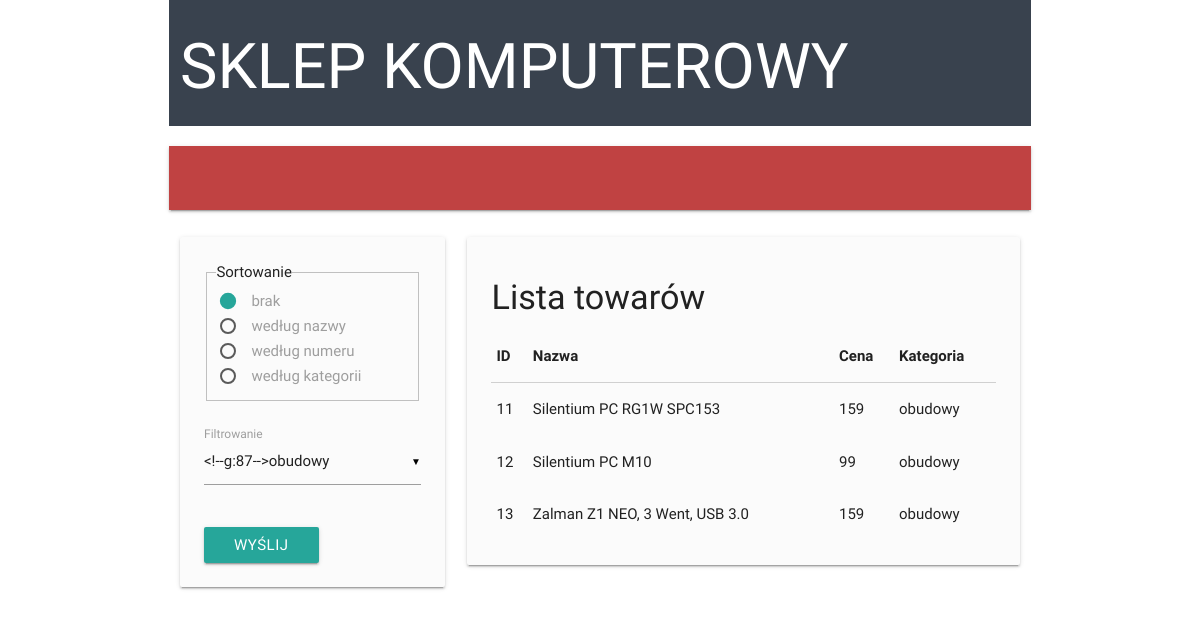
Page /list_view.php?filter=5 on the committed database.
### tables this page shows
CREATE TABLE IF NOT EXISTS towary (
	id_towar INT(11) NOT NULL AUTO_INCREMENT,
	nazwa VARCHAR(64) NOT NULL,
	opis VARCHAR(256), 
	cena INT(11) NOT NULL,
	id_kategoria INT(11) NOT NULL,
	image BLOB,
	PRIMARY KEY(id_towar),
	FOREIGN KEY(id_kategoria) REFERENCES kategorie(id_kategoria)
);

CREATE TABLE IF NOT EXISTS kategorie (
	id_kategoria INT(11) NOT NULL AUTO_INCREMENT,
	nazwa VARCHAR(64) NOT NULL,
	PRIMARY KEY(id_kategoria)
);

### list_view.php (the view, shortened to what this page needs)
<?php
include 'skeleton.php';
class ListView extends Skeleton {
	private $is_result = false;
	private $error_msg = false;
	private $result = array();
	private $sort = -1;
	private $filter = -1;
	public function init() {
		if (isset($_REQUEST['filter'])) {
			$this->filter = (int) $_REQUEST['filter'];
		}
		if ($this->sort >= -1 && $this->sort < 3) {
			$this->create_result();
		}
		else {
			$error_msg = 'Parametry są filtrowane, powodzenia!';
		}
	}
	public function drawNav() {
?>
<form action="list_view.php" method="GET">
	<fieldset>
	<legend>Sortowanie</legend>
	<?php
	$names = array('brak', 'według nazwy', 'według numeru', 'według kategorii');
	for ($i = -1; $i < 3; $i++) {
		$str = "<input id=\"radio{$i}\" type=\"radio\" name=\"sort\" value=\"{$i}\"";
		if ($i == $this->sort)
			$str .= ' checked="checked"';
		$str .= "><label for=\"radio{$i}\">{$names[$i + 1]}</label>";
		echo '<p>' . $str . '</p>';
	}
	?>
	</fieldset>
	<br>
	<div class="input-field">
		<label>Filtrowanie</label>
	</div>
	<br><input class="btn" type="submit" value="wyślij">
</form>
<?php
	}
	public function drawSection() {
?>
<?php if ($this->is_result) { ?>
<table class="highlight">
	<thead>
		<tr>
			<th>ID</th>
			<th>Nazwa</th>
			<th>Cena</th>
			<th>Kategoria</th>
		</tr>
	</thead>
	<tbody>
	<?php foreach ($this->result as $row) : ?>
		<tr>
			<td><?php echo $row['1']; ?></td>
			<td><?php echo $row['2']; ?></td>
			<td><?php echo $row['3']; ?></td>
			<td><?php echo $row['4']; ?></td>
		</tr>
	<?php endforeach; ?>
	</tbody>
</table>
<?php
}
elseif ($this->error_msg)
	$this->error($this->error_msg);
else
	$this->info("Wybierz jakąś opcję z menu nawigacji");
	}
	private function create_result() {
		$q_str = "SELECT t.id_towar AS '1', t.nazwa AS '2', t.cena AS '3', k.nazwa AS '4' FROM towary AS t JOIN kategorie AS k ON t.id_kategoria=k.id_kategoria";
		if ($this->filter > -1) {
			$q_str .= " WHERE k.id_kategoria={$this->filter} ";
		}
		$q = $this->db->query($q_str);
		while ($row = $q->fetch_assoc())
			$this->result[] = $row;
		$this->is_result = true;
	}
}
new ListView();
?>

### css/style.css (style rules this page uses)
* { font-family: "Roboto", "Calibri", "Arial"; }
html, body { margin: 0; }

### rows in the picture
towary: id_towar "11", nazwa "Silentium PC RG1W SPC153", cena "159", id_kategoria.nazwa "obudowy"
towary: id_towar "12", nazwa "Silentium PC M10", cena "99", id_kategoria.nazwa "obudowy"
towary: id_towar "13", nazwa "Zalman Z1 NEO, 3 Went, USB 3.0", cena "159", id_kategoria.nazwa "obudowy"

### other values in the picture
$names[$i + 1] "brak"
$names[$i + 1] "według nazwy"
$names[$i + 1] "według numeru"
$names[$i + 1] "według kategorii"
$this->getTitle() "Lista towarów"
